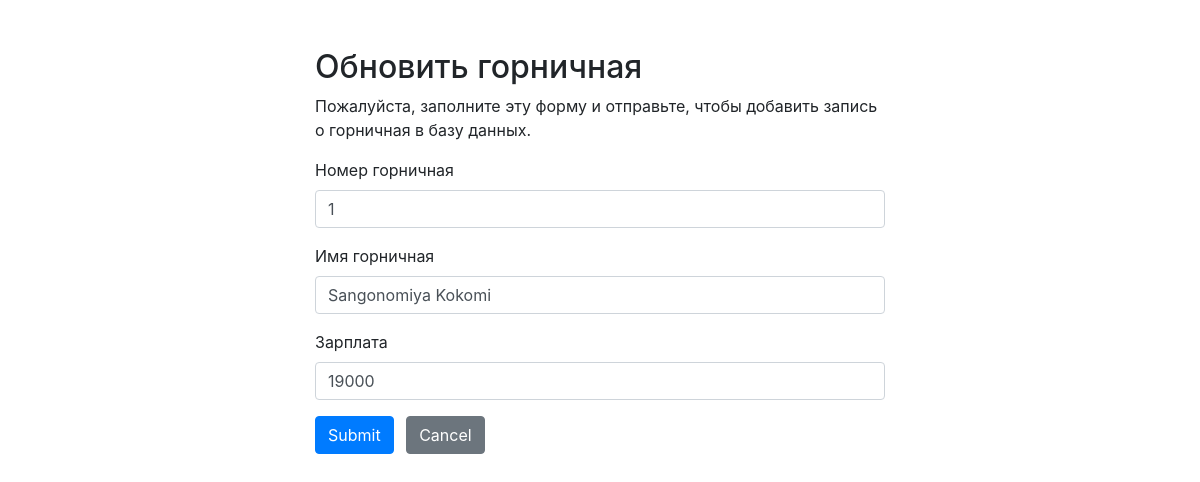
Page /UpdateHousekeeping.php?id=1 on the committed database.
### tables this page shows
CREATE TABLE `housekeepings` (
  `housekeeping_id` int(11) NOT NULL,
  `housekeeping_name` varchar(50) NOT NULL,
  `housekeeping_salary` int(11) NOT NULL
);

### UpdateHousekeeping.php (the view, shortened to what this page needs)
<?php
require_once "connection.php";
$housekeeping_id = $housekeeping_name  = $housekeeping_salary  = "";
$housekeeping_id_err = $housekeeping_name_err  = $housekeeping_salary_err  = "";
if($_SERVER["REQUEST_METHOD"] == "GET"){
    $input_housekeeping_id = trim($_GET["id"]);
    $sql = "SELECT * FROM housekeepings WHERE housekeeping_id = $input_housekeeping_id";
    $result = $mysqli->query($sql);
    foreach ($result as $row){
        $housekeeping_id = $row['housekeeping_id'];
        $housekeeping_name = $row['housekeeping_name'];
        $housekeeping_salary = $row['housekeeping_salary'];
    }
}
?>
<!DOCTYPE html>
<html lang="en">
<head>
    <link rel="stylesheet" href="https://stackpath.bootstrapcdn.com/bootstrap/4.5.2/css/bootstrap.min.css">
</head>
<body>
<div class="wrapper">
    <div class="container-fluid">
        <div class="row">
            <div class="col-md-12">
                <h2 class="mt-5">Обновить горничная</h2>
                <p>Пожалуйста, заполните эту форму и отправьте, чтобы добавить запись о горничная в базу данных.</p>
                <form action="<?php echo htmlspecialchars($_SERVER["PHP_SELF"]); ?>" method="post">
                    <div class="form-group">
                        <label>Номер горничная</label>
                        <input type="text" name="housekeeping_id" class="form-control <?php echo (!empty($housekeeping_id_err)) ? 'is-invalid' : ''; ?>" value="<?php echo $housekeeping_id; ?>">
                    </div>
                    <div class="form-group">
                        <label>Имя горничная</label>
                        <input type="text" name="housekeeping_name" class="form-control <?php echo (!empty($housekeeping_name_err)) ? 'is-invalid' : ''; ?>" value="<?php echo $housekeeping_name; ?>">
                    </div>
                    <div class="form-group">
                        <label>Зарплата</label>
                        <input type="text" name="housekeeping_salary" class="form-control <?php echo (!empty($housekeeping_salary_err)) ? 'is-invalid' : ''; ?>" value="<?php echo $housekeeping_salary; ?>">
                    </div>
                    <input type="submit" class="btn btn-primary" value="Submit">
                    <a href="housekeeping.php" class="btn btn-secondary ml-2">Cancel</a>
                </form>
            </div>
        </div>
    </div>
</div>
</body>
</html>

### UpdateHousekeeping.php (style rules this page uses)
.wrapper { width: 600px; margin: 0 auto; }

### rows in the picture
housekeepings: housekeeping_id "1", housekeeping_name "Sangonomiya Kokomi", housekeeping_salary "19000"
